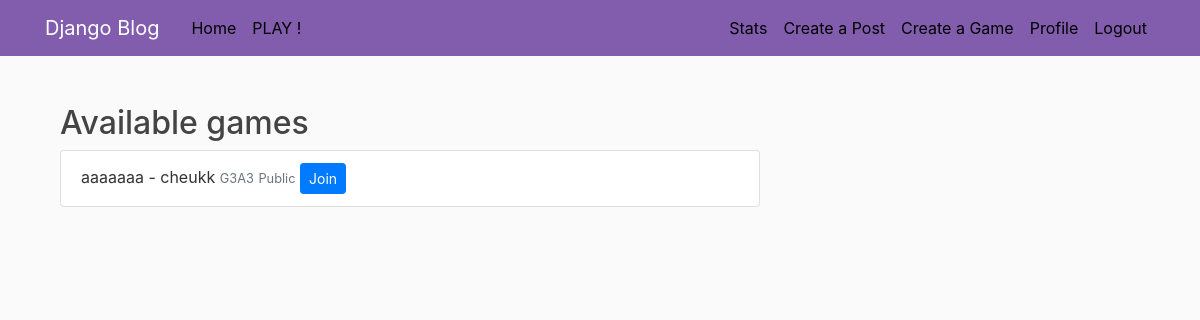
The page /list/ (signed in) on the database as committed earlier.
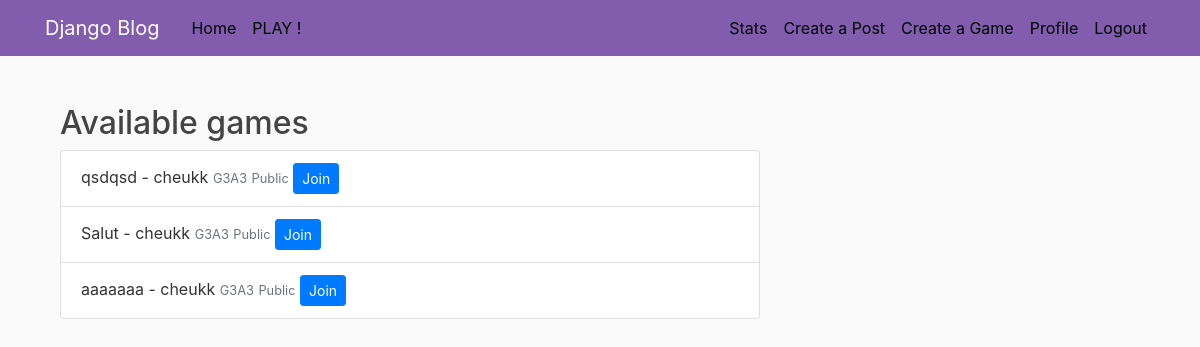
The same page on the database as committed later.
### blog/models.py (models this page shows, shortened)
class Game(models.Model):
    title = models.CharField(max_length=100)
    date_posted = models.DateTimeField(default=timezone.now)
    game_author = models.ForeignKey(User, on_delete=models.CASCADE, related_name='game_player1')
    game_player2 = models.ForeignKey(User, on_delete=models.SET_NULL, null=True, blank=True, related_name='game_player2')
    finished = models.BooleanField(default=False)
    room_code = models.CharField(max_length=100, null=True, blank=True)
    grid_size = models.PositiveIntegerField(default=3)
    win_size = models.PositiveIntegerField(default=3)
    private = models.BooleanField(default=False)
    winner = models.ForeignKey(User, on_delete=models.SET_NULL, null=True, blank=True, related_name='games_won')
    currentTurn = models.ForeignKey(User, on_delete=models.SET_NULL, null=True, blank=True, related_name='current_turn')

### blog/views.py (the view)
# urls.py: path('list/', GameListView.as_view(), name='game-list'),
class GameListView(LoginRequiredMixin, ListView):
    model = Game
    template_name = 'blog/game_list.html'
    context_object_name = 'games'
    ordering = ['-date_posted']
    def get_queryset(self):
        return Game.objects.filter(finished=False).order_by('-date_posted')

### blog/templates/blog/game_list.html
{% extends "blog/base.html" %}
{% block content %}
    <div class="container mt-4">
        {% if games %}
            <h2>Available games</h2>
            <ul class="list-group">
                {% for game in games %}
                    <li class="list-group-item">
                        {{ game.title }} - {{ game.game_author.username }}
                        <small class="text-muted">G{{ game.grid_size }}A{{ game.win_size }}</small>
                        {% if game.private %}
                            <small class="text-muted">Private</small>
                        {% else %}
                            <small class="text-muted">Public</small>
                        {% endif %}
                        {% if request.user == game.game_author or request.user == game.game_player2 %}
                            <a href="{% url 'join-game' game_id=game.id %}" class="btn btn-primary btn-sm">Join</a>
                        {% elif game.game_player2 %}
                            <span class="text-muted">GAME ALREADY FULL</span>
                        {% else %}
                            <a href="{% url 'join-game' game_id=game.id %}" class="btn btn-primary btn-sm">Join</a>
                        {% endif %}
                    </li>
                {% endfor %}
            </ul>
        {% else %}
            <h2>NO PARTIES AVAILABLE</h2>
        {% endif %}
    </div>
{% endblock %}

### blog/templates/blog/base.html (shortened to what this page needs)
{% load static %}
<!DOCTYPE html>
<html lang="en">
<head>
    <link rel="stylesheet" href="https://cdn.jsdelivr.net/npm/bootstrap@4.0.0/dist/css/bootstrap.min.css"
>
    <link rel="stylesheet" type="text/css" href="{% static 'blog/main.css' %}">
</head>
<body>
<header class="site-header">
    <nav class="navbar navbar-expand-md navbar-dark bg-steel fixed-top">
        <div class="container">
            <a class="navbar-brand mr-4" href="{% url 'blog-home' %}">Django Blog</a>
            <div class="collapse navbar-collapse" id="navbarToggle">
                <div class="navbar-nav mr-auto">
                    <a class="nav-item nav-link" href="{% url 'blog-home' %}">Home</a>
                    <a class="nav-item nav-link" href="{% url 'game-list' %}">PLAY !</a>
                </div>
                <div class="navbar-nav">
                    {% if user.is_authenticated %}
                        <a class="nav-item nav-link" href="{% url 'stats' %}">Stats</a>
                        <a class="nav-item nav-link" href="{% url 'post-create' %}">Create a Post</a>
                        <a class="nav-item nav-link" href="{% url 'game-create' %}">Create a Game</a>
                        <a class="nav-item nav-link" href="{% url 'profile' %}">Profile</a>
                        <a class="nav-item nav-link" href="{% url 'logout' %}">Logout</a>
                    {% else %}
                        <a class="nav-item nav-link" href="{% url 'login' %}">Login</a>
                        <a class="nav-item nav-link" href="{% url 'register' %}">Register</a>
                    {% endif %}
                </div>
            </div>
        </div>
    </nav>
</header>
<main role="main" class="container">
    <div class="row">
        <div class="col-md-8">
            {% block content %}{% endblock %}
        </div>
    </div>
</main>
</body>
</html>

### blog/static/blog/main.css (style rules this page uses)
body { background: #fafafa; color: #333333; margin-top: 5rem; }
h1, h2, h3, h4, h5, h6 { color: #444444; }
ul { margin: 0; }
.bg-steel { background-color: #825cad; }
.site-header .navbar-nav .nav-link { color: #000000; }

Rows that differ between the two databases and show on the page:
added Game: title "qsdqsd", game_author.username "cheukk", grid_size "3", win_size "3", private "Public", shows "Join"
added Game: title "Salut", game_author.username "cheukk", grid_size "3", win_size "3", private "Public", shows "Join"
